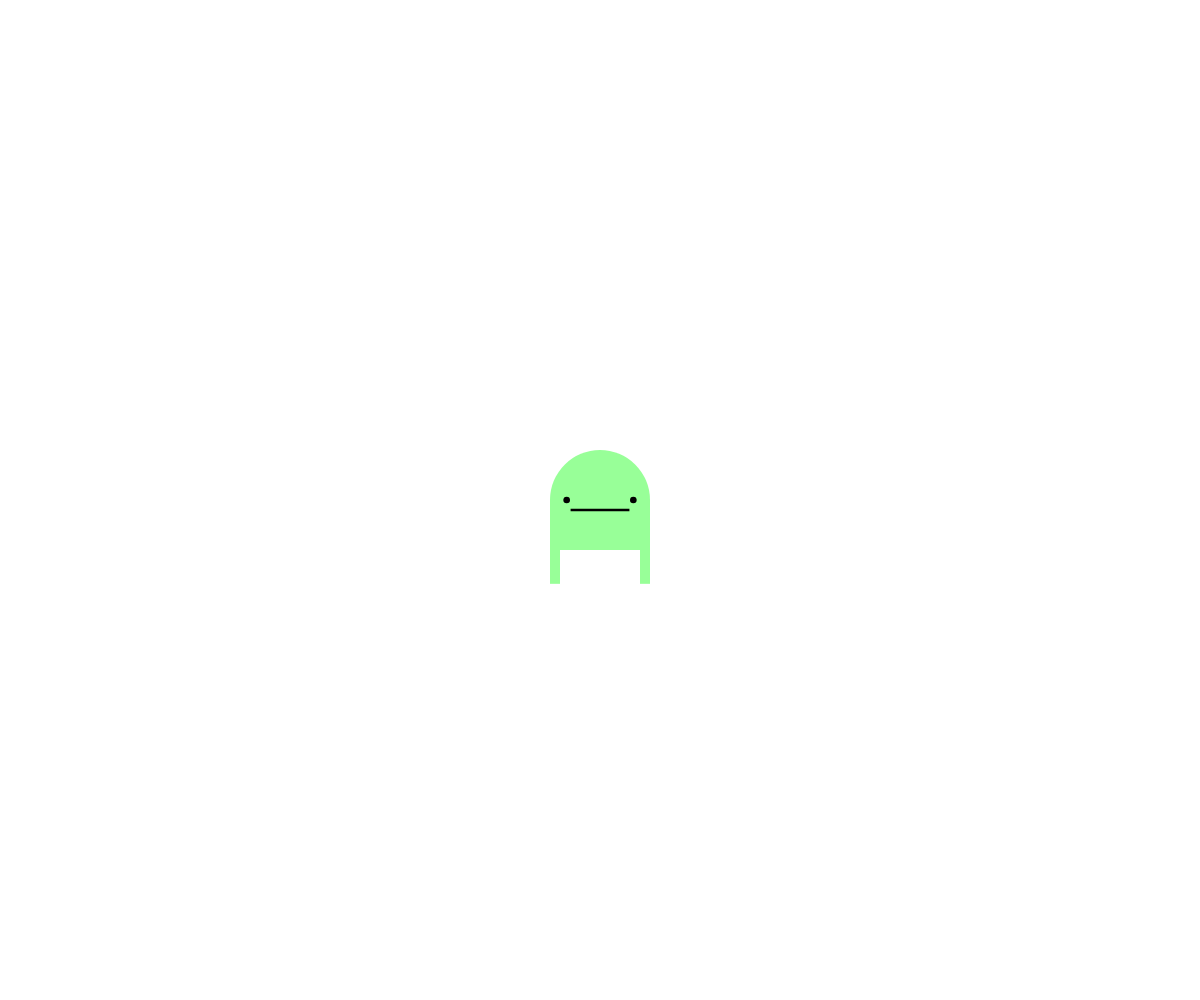
Frame 1 (no input)
Frame 60 (no input): identical to frame 1, image omitted
Frame 120 (the mouse pressed at the canvas centre since frame 60): identical to frame 1, image omitted

The p5.js sketch that drew this single still picture (run headless with seeded random() and noise() and a simulated clock; from frame 60 on, the mouse is pressed at the canvas centre):

// p5.js sketch
// ── sketch.js
// Project Title
// Your Name
// Date
//
// Extra for Experts:
// - describe what you did to take this project "above and beyond"

let move = 0;
let Headsize = 100;

function setup() {
  createCanvas(windowWidth, windowHeight);
}

function draw() {
  background(255)
  drawAlien(Headsize);
}

function drawAlien(Headsize){
  if (keyIsDown(65)){
    move = move - 20
  }
  if (keyIsDown(68)){
    move = move + 20
  }
  noStroke();
  fill(152, 255, 152);
  circle(windowWidth/2 + move, windowHeight/2, Headsize); //head
  rectMode(CENTER)
  rect(windowWidth/2 + move, windowHeight/2 + Headsize/4, Headsize, Headsize/2 ) // body
  rect(windowWidth/2 + Headsize/2 - Headsize/20 + move, windowHeight/2 + Headsize/1.7, Headsize/10, Headsize/2) // right leg
  rect(windowWidth/2 - Headsize/2 + Headsize/20 + move, windowHeight/2 + Headsize/1.7, Headsize/10, Headsize/2) // left leg
  fill(0,0,0)
  circle(windowWidth/2 - Headsize/3 + move, windowHeight/2, Headsize/15) //left eye
  circle(windowWidth/2 + Headsize/3 + move, windowHeight/2, Headsize/15) //right eye
  rect(windowWidth/2 + move, windowHeight/2 + Headsize/10, Headsize/1.7, Headsize/40) // mouth

  
}
